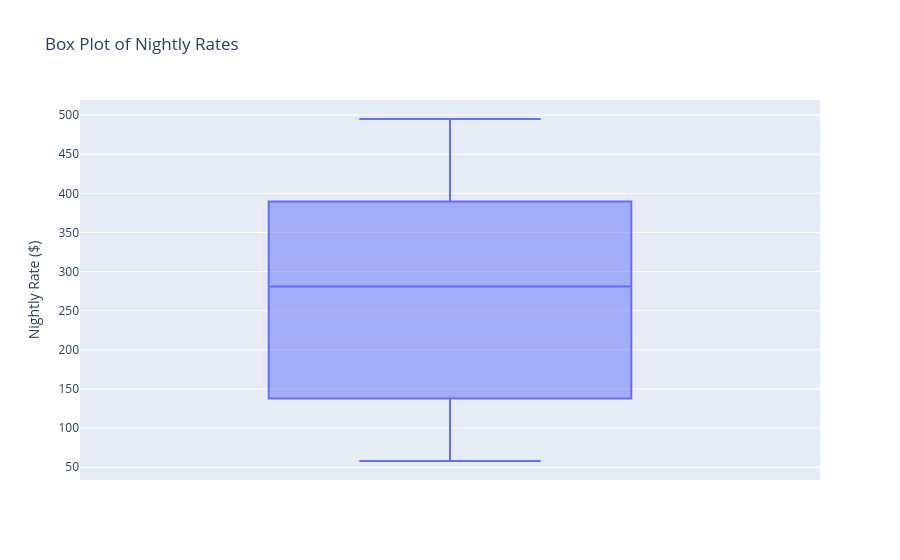

Notebook code cell kept with this figure:
### Code cell
fig = px.box(
    airbnb,
    y='Price',
    title='Box Plot of Nightly Rates',
    labels={'Price': 'Nightly Rate ($)'},
)
fig.show()

### Figure 1 — Plotly figure (JSON) as saved in the notebook; plotly's stock layout.template omitted (floating-point values rounded to 4 significant figures)
{"data": [{"alignmentgroup": "True", "hovertemplate": "Nightly Rate ($)=%{y}<extra></extra>", "legendgroup": "", "marker": {"color": "#636efa"}, "name": "", "notched": false, "offsetgroup": "", "orientation": "v", "showlegend": false, "type": "box", "x0": " ", "xaxis": "x", "y": [278, 160, 466, 374, 343, 86, 58, 80, 278, 232, 375, 74, 432, 130, 479, 248, 151, 294, 126, 469, 324, 433, 326, 189, 448, 465, 425, 75, 447, 130, 431, 322, 81, 296, 446, 392, 86, 227, 116, 203, 383, 426, 284, 126, 387, 355, 483, 163, 258, 126, 445, 112, 211, 218, 356, 120, 495, 474, 146, 488, 90, 129, 466, 249, 292, 69, 347, 103, 267, 109, 341, 230, 80, 320, 419, 195, 129, 176, 158, 337, 274, 333, 129, 445, 411, 327, 344, 370, 261, 361, 77, 248, 233, 487, 353, 119, 485, 353, 439, 251], "y0": " ", "yaxis": "y"}], "layout": {"autosize": true, "boxmode": "group", "legend": {"tracegroupgap": 0}, "title": {"text": "Box Plot of Nightly Rates"}, "xaxis": {"anchor": "y", "autorange": true, "domain": [0, 1], "range": [-0.5, 0.5], "type": "category"}, "yaxis": {"anchor": "x", "autorange": true, "domain": [0, 1], "range": [33.72, 519.3], "title": {"text": "Nightly Rate ($)"}, "type": "linear"}}}
